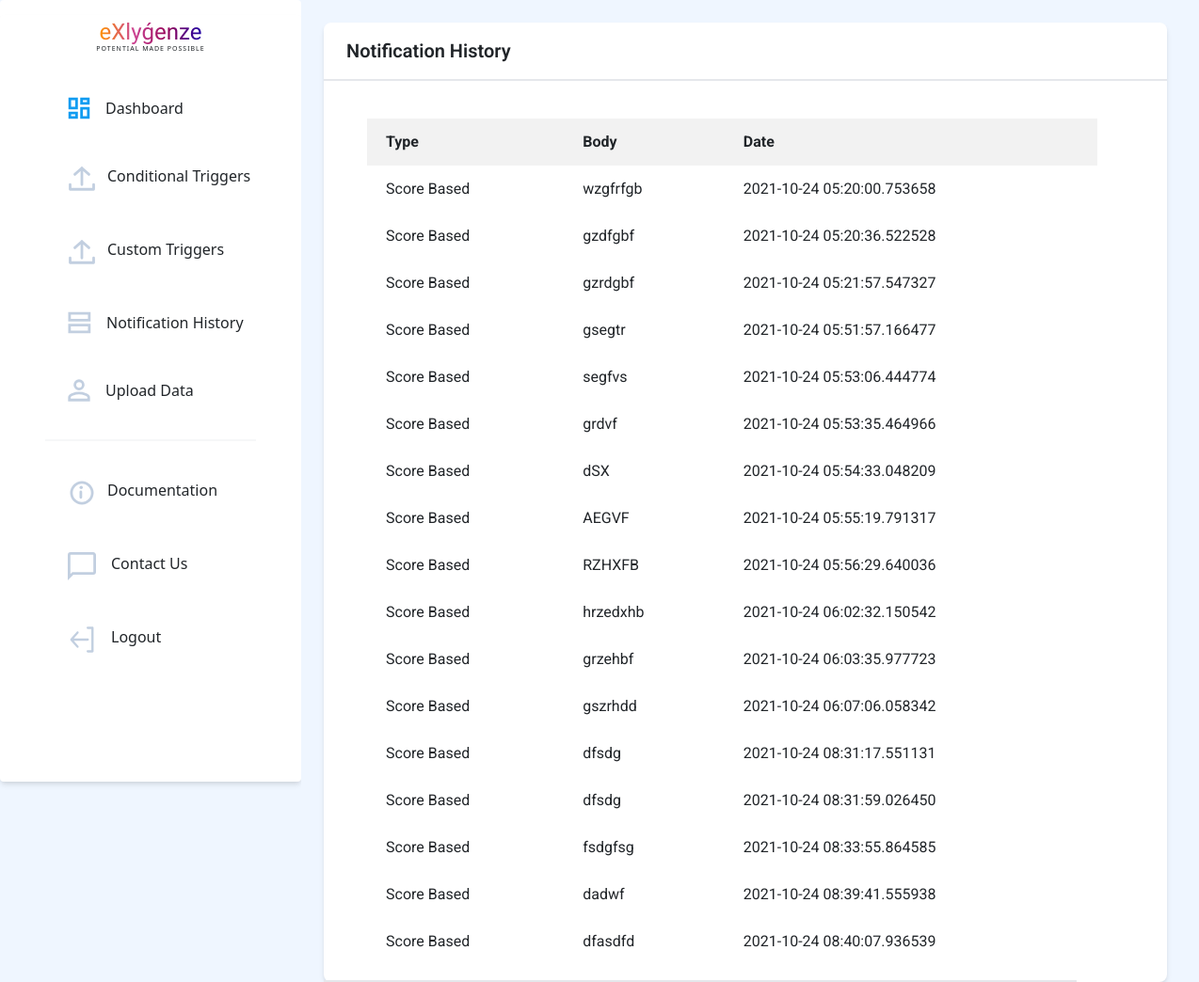
The app's page /history (signed in), older data.
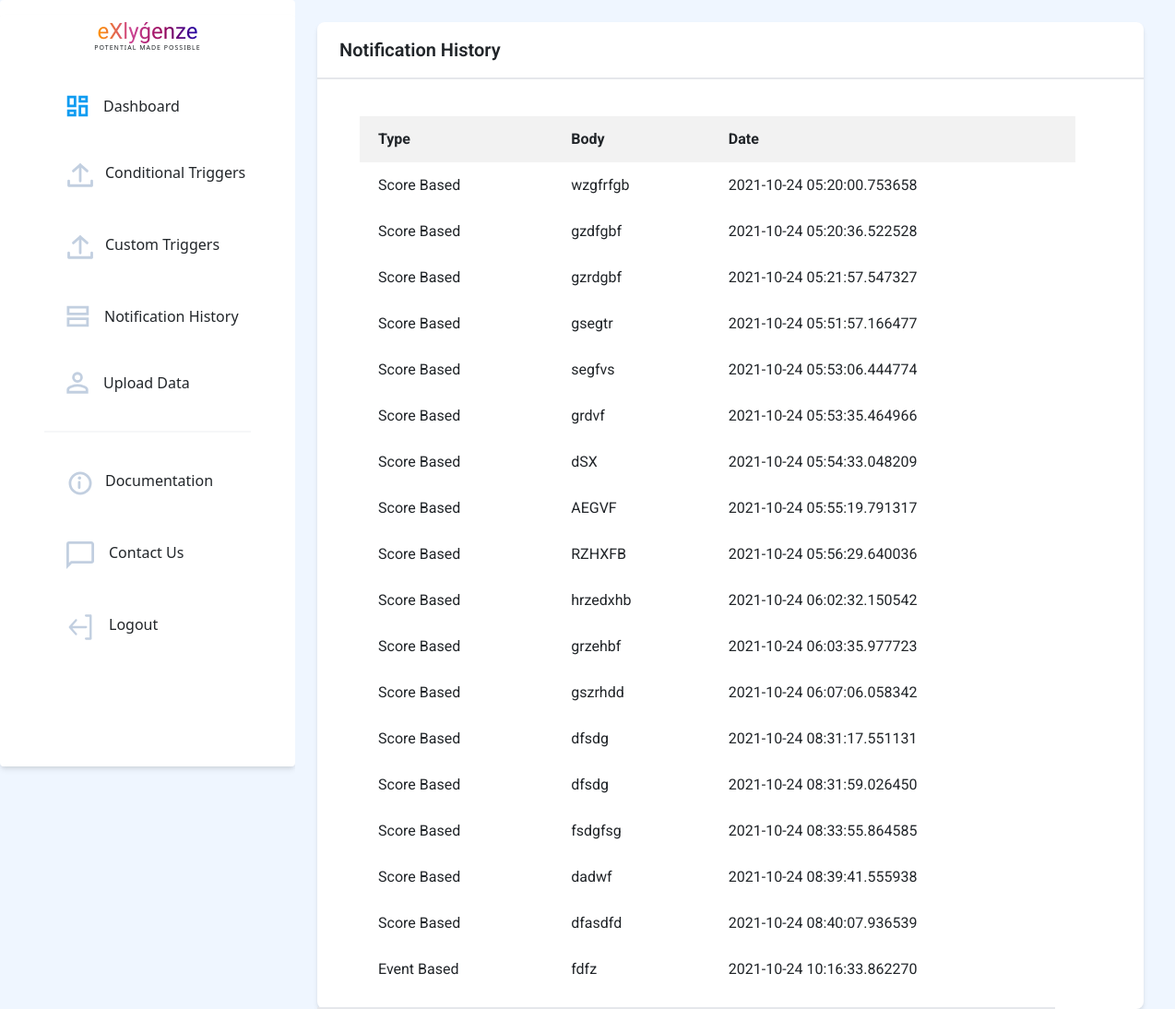
The same page, newer data.
### application/models.py (models this page shows, shortened)
class NotificationHistory(db.Model, UserMixin):
    id = db.Column(db.Integer, primary_key=True)
    type = db.Column(db.String(20),nullable=False)
    start_date = db.Column(db.DateTime)
    end_date = db.Column(db.DateTime)
    period = db.Column(db.Integer)
    message_body = db.Column(db.String(500),nullable=False)
    email = db.Column(db.Boolean,default=False,nullable=False)
    whatsapp = db.Column(db.Boolean,default=False,nullable=False)
    sms = db.Column(db.Boolean,default=False,nullable=False)
    date_time = db.Column(db.DateTime,nullable = False, default = datetime.utcnow)
    user_id = db.Column(db.Integer,db.ForeignKey('user.id'),nullable=False)

### application/routes.py (the view)
@app.route('/history')
def notification_history():
    notif = current_user.history
    return render_template('history.html',notif = notif)

### application/models.py (called while the page is built)
@login_manager.user_loader
def load_user(user_id):
    return User.query.get(int(user_id))

### application/templates/history.html (shortened to what this page needs)
{% extends 'basic.html'%}
{% block body %}
<body>
    <div class="bg-blue-50 flex">
        {% include "navbar.html" %}
        <div class="flex">
            <div>
                <div class="subideabody" style="font-family: 'Roboto';">
                    <div class=" bg-blue-50 flex  ">
                        <div class="mx-4 flex-grow">
                            <br>
                            <div class=" flex flex-wrap ">
                                <div class=" bg-white max-w-4xl rounded-lg w-screen shadow-md">
                                    <div>
                                        <div class="py-3 pl-6 font-medium text-xl border-b-2 font-semibold">Notification History </div>
                                        <br>
                                        <div class="py-3 pl-6 border-b-2" style = "width:800px">
                                        <table id = "history">
                                            <tr>
                                                <th>Type</th>
                                                <th>Body</th>
                                                <th>Date</th>
                                            </tr>
                                            {% for notif in notif %}
                                                <tr>
                                                    <td><a href = "{{ url_for('notification_history_id',notif_id=notif.id) }}">{{notif.type}}</a></td>
                                                    <td>{{notif.message_body}}</td>
                                                    <td>{{notif.date_time}}</td>
                                                </tr>
                                            {% endfor %}
                                        </table>
                                    </div>
                                    </div>
                                </div>
                            </div>
                        </div>
                    </div>
                </div>
            </div>
        </div>
    </div>
</body>
{%endblock%}

Row changes from the older to the newer data that the page shows:
added NotificationHistory: type "Event Based", message_body "fdfz", date_time "2021-10-24 10:16:33.862270"
